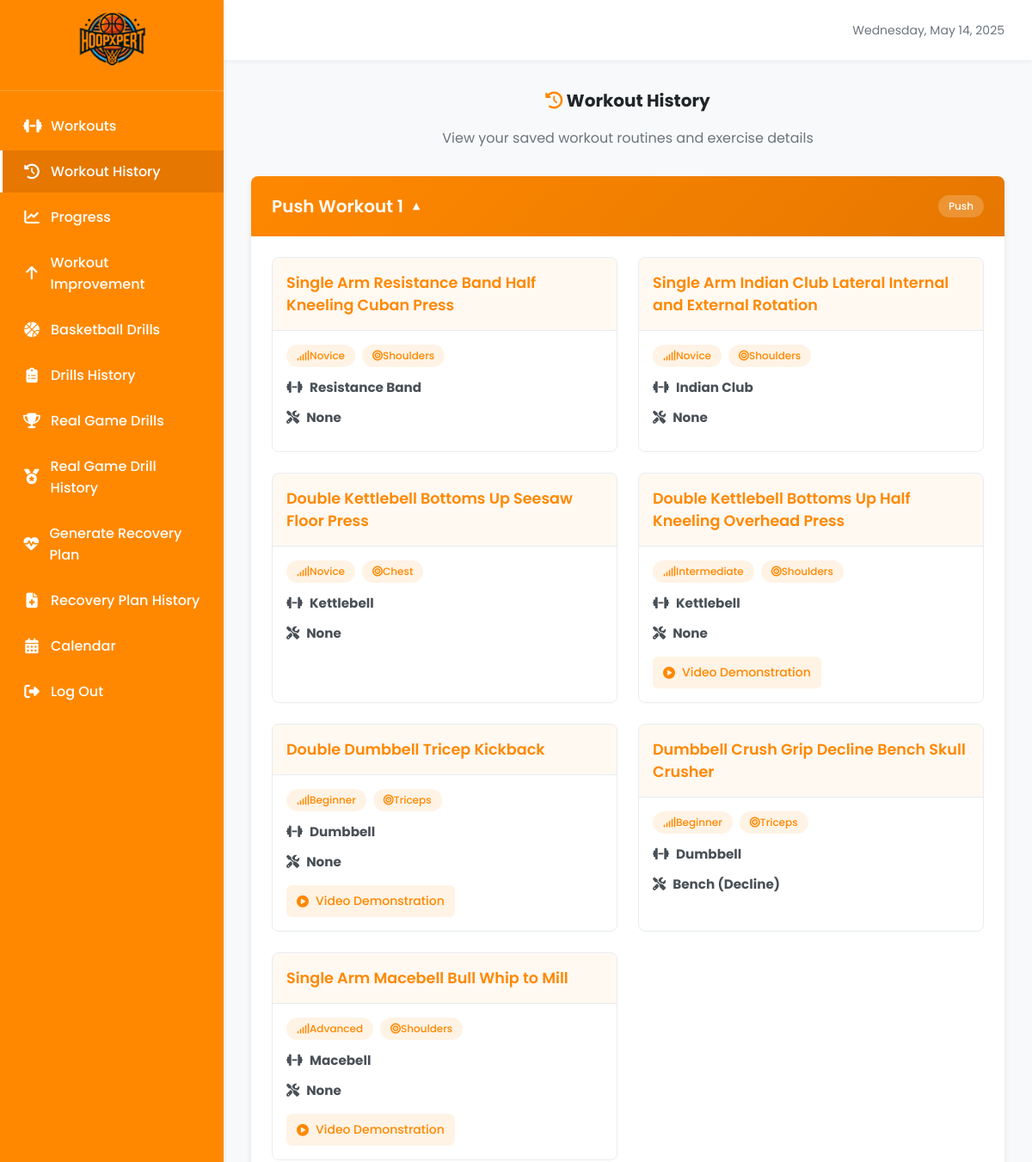
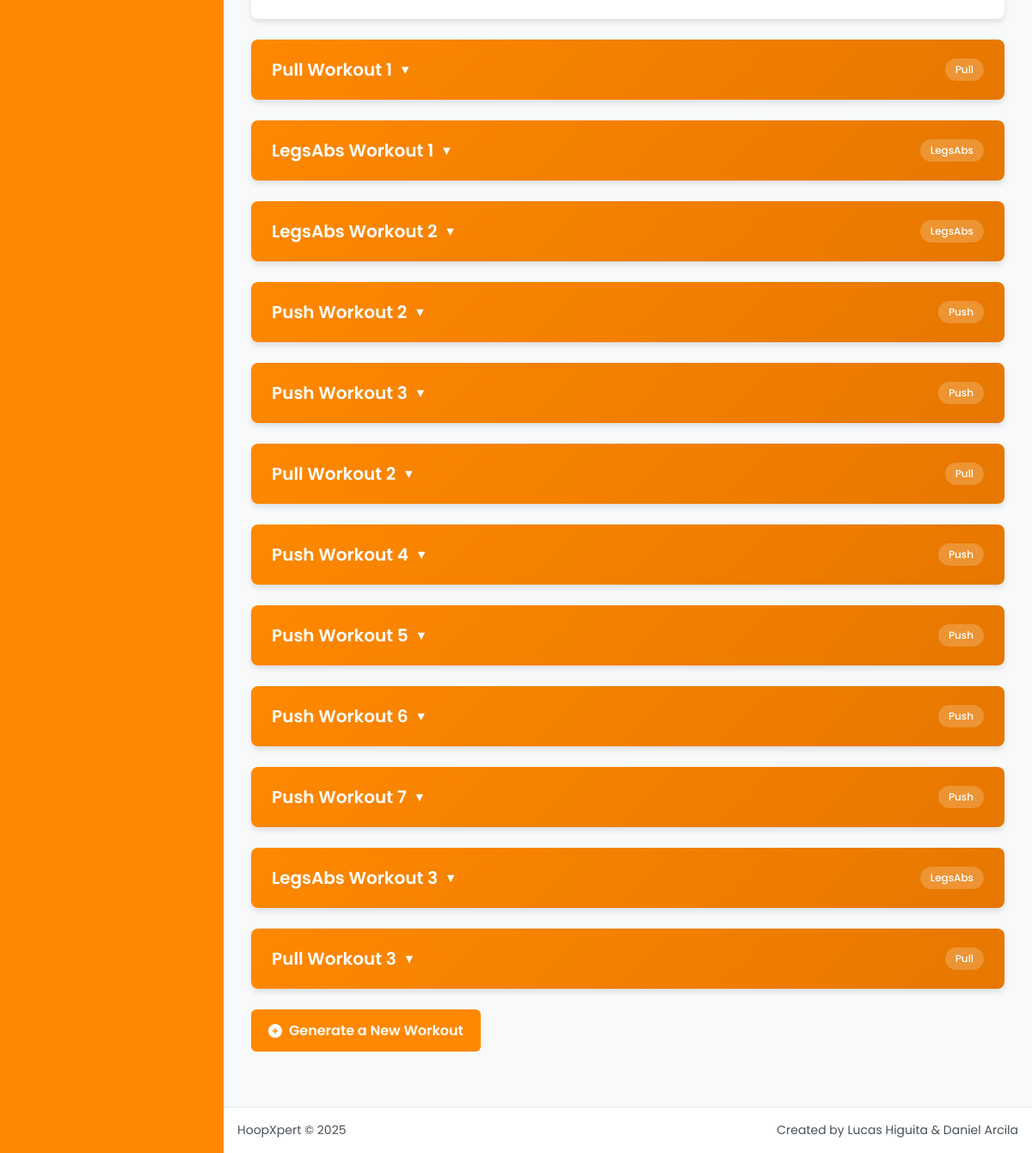
The page /workout_list/ on the database its author committed (2 pictures, top to bottom).
### workout/models.py (models this page shows, shortened)
class Workouts(models.Model):
    WORKOUT_TYPES = [
        ('Push', 'Push'),
        ('Pull', 'Pull'),
        ('Legs/Abs', 'Legs & Abs'),
    ]
    name = models.CharField(max_length=100)  # Puedes generar un nombre tipo "Push Workout 1"
    workout_type = models.CharField(max_length=20, choices=WORKOUT_TYPES)
    exercises = models.ManyToManyField(Exercise)

class Exercise(models.Model):
    exercise_name = models.CharField(max_length=100)
    short_youtube_demonstration = models.URLField(max_length=500, blank=True)
    in_depth_youtube_explanation = models.URLField(max_length=500, blank=True)
    difficulty_level = models.CharField(max_length=50)
    target_muscle_group = models.CharField(max_length=100)
    prime_mover_muscle = models.CharField(max_length=100, blank=True)
    secondary_muscle = models.CharField(max_length=100, blank=True)
    tertiary_muscle = models.CharField(max_length=100, blank=True)
    primary_equipment = models.CharField(max_length=100)
    primary_items = models.PositiveIntegerField(default=0)
    secondary_equipment = models.CharField(max_length=100, blank=True)
    secondary_items = models.PositiveIntegerField(default=0)
    posture = models.CharField(max_length=50)
    single_or_double_arm = models.CharField(max_length=50)
    continuous_or_alternating_arms = models.CharField(max_length=50)
    grip = models.CharField(max_length=50)
    load_position_ending = models.CharField(max_length=100, blank=True)
    continuous_or_alternating_legs = models.CharField(max_length=50)
    foot_elevation = models.CharField(max_length=50)
    combination_exercises = models.CharField(max_length=100)
    movement_pattern_1 = models.CharField(max_length=100)
    movement_pattern_2 = models.CharField(max_length=100, blank=True)
    movement_pattern_3 = models.CharField(max_length=100, blank=True)
    plane_of_motion_1 = models.CharField(max_length=50)
    plane_of_motion_2 = models.CharField(max_length=50, blank=True)
    plane_of_motion_3 = models.CharField(max_length=50, blank=True)
    body_region = models.CharField(max_length=50)
    force_type = models.CharField(max_length=50)
    mechanics = models.CharField(max_length=50)
    laterality = models.CharField(max_length=50)
    primary_exercise_classification = models.CharField(max_length=100)

### workout/views.py (the view)
# urls.py: path('workout_list/', workout_views.workout_list),
def workout_list(request):
    workouts = Workouts.objects.all()
    return render(request, 'workout_list.html', {'workouts': workouts})

### workout/templates/workout_list.html (shortened to what this page needs)
{% extends "base.html" %}
{% block content %}
<div class="workout-history-header">
  <h2 class="text-center fw-bold fs-lg mb-3">
    <i class="fas fa-history text-primary"></i> Workout History
  </h2>
  <p class="text-center text-muted mb-4">View your saved workout routines and exercise details</p>
</div>
<div class="workout-list-container">
  {% if workouts %}
    <div class="workout-list">
      {% for workout in workouts %}
        <div class="workout-item">
          <div class="workout-header">
            <h3 class="workout-title">
              {{ workout.name }}
              <span class="workout-icon">▼</span>
            </h3>
            <span class="workout-type">{{ workout.workout_type }}</span>
          </div>
          <div class="workout-content">
            <div class="exercises-grid">
              {% for exercise in workout.exercises.all %}
                <div class="exercise-card">
                  <div class="exercise-header">
                    <h4 class="exercise-name">{{ exercise.exercise_name }}</h4>
                  </div>
                  <div class="exercise-content">
                    <div class="exercise-info">
                      <span class="badge">
                        <i class="fas fa-signal"></i> {{ exercise.difficulty_level }}
                      </span>
                      <span class="badge">
                        <i class="fas fa-bullseye"></i> {{ exercise.target_muscle_group }}
                      </span>
                    </div>
                    <div class="equipment-info">
                      <i class="fas fa-dumbbell"></i>
                      <strong>{{ exercise.primary_equipment }}</strong>
                    </div>
                    {% if exercise.secondary_equipment %}
                      <div class="equipment-info">
                        <i class="fas fa-tools"></i>
                        <strong>{{ exercise.secondary_equipment }}</strong>
                      </div>
                    {% endif %}
                    {% if exercise.short_youtube_demonstration %}
                      <div class="video-link">
                        <a href="{{ exercise.short_youtube_demonstration }}" target="_blank">
                          <i class="fas fa-play-circle"></i> Video Demonstration
                        </a>
                      </div>
                    {% endif %}
                  </div>
                </div>
              {% endfor %}
            </div>
          </div>
        </div>
      {% endfor %}
    </div>
  {% endif %}
  {% if workouts %}
    <div class="d-flex justify-content-center mt-4">
      <a href="/workout/" class="btn">
        <i class="fas fa-plus-circle"></i> Generate a New Workout
      </a>
    </div>
  {% endif %}
</div>
{% endblock %}

### templates/base.html (style rules this page uses)
:root { --primary: #FF8800; --primary-light: #FFA940; --primary-dark: #E67700; --primary-hover: #FF9922; --secondary: #2C3E50; --background: #F8F9FA; --surface: #FFFFFF; --surface-hover: #F1F3F5; --border: #E9ECEF; --text-primary: #212529; --text-secondary: #495057; --text-muted: #6C757D; --text-light: #FFFFFF; --success: #28A745; --info: #17A2B8; --warning: #FFC107; --danger: #DC3545; --shadow-sm: 0 2px 4px rgba(0, 0, 0, 0.05); --shadow: 0 4px 6px rgba(0, 0, 0, 0.1); --shadow-lg: 0 10px 15px rgba(0, 0, 0, 0.1); --transition: all 0.3s ease; --sidebar-width: 260px; --header-height: 70px; --sidebar-bg: #FF8800; --sidebar-hover: #FF9922; --sidebar-active: #E67700; }
* { box-sizing: border-box; margin: 0; padding: 0; }
body { font-family: 'Poppins', sans-serif; background-color: var(--background); color: var(--text-primary); display: grid; grid-template-areas: "sidebar header" "sidebar main" "sidebar footer"; grid-template-columns: var(--sidebar-width) 1fr; grid-template-rows: var(--header-height) 1fr auto; height: 100vh; overflow: hidden; }
.btn { display: inline-flex; align-items: center; justify-content: center; gap: 0.5rem; padding: 0.75rem 1.25rem; background-color: var(--primary); color: var(--text-light); text-decoration: none; border-radius: 0.375rem; font-weight: 600; transition: var(--transition); border: none; cursor: pointer; }
.text-primary { color: var(--primary); }
.text-muted { color: var(--text-muted); }
.text-center { text-align: center; }
.mb-3 { margin-bottom: 1rem; }
.mb-4 { margin-bottom: 1.5rem; }
.mt-4 { margin-top: 1.5rem; }
.fw-bold { font-weight: 700; }
.fs-lg { font-size: 1.25rem; }
.d-flex { display: flex; }

### workout/templates/workout_list.html (style rules this page uses)
.workout-history-header { margin-bottom: 2rem; }
.workout-list-container { margin-bottom: 2rem; }
.workout-item { background-color: var(--surface); border-radius: 0.5rem; box-shadow: var(--shadow); overflow: hidden; margin-bottom: 1.5rem; transition: var(--transition); }
.workout-header { background: linear-gradient(135deg, var(--primary) 0%, var(--primary-dark) 100%); padding: 1.25rem 1.5rem; cursor: pointer; display: flex; justify-content: space-between; align-items: center; color: white; }
.workout-title { margin: 0; font-size: 1.25rem; font-weight: 600; display: flex; align-items: center; gap: 0.5rem; }
.workout-type { display: inline-flex; align-items: center; padding: 0.25rem 0.75rem; border-radius: 9999px; font-size: 0.75rem; font-weight: 500; background-color: rgba(255, 255, 255, 0.2); color: white; }
.workout-icon { transition: transform 0.3s; font-size: 0.9rem; }
.workout-content { max-height: 0; overflow: hidden; transition: max-height 0.5s ease; padding: 0; }
.workout-item.active .workout-content { max-height: 2000px; padding: 1.5rem; }
.workout-item.active .workout-icon { transform: rotate(180deg); }
.exercises-grid { display: grid; grid-template-columns: repeat(auto-fill, minmax(300px, 1fr)); gap: 1.5rem; }
.exercise-card { background-color: var(--surface); border-radius: 0.5rem; border: 1px solid var(--border); overflow: hidden; transition: var(--transition); height: 100%; }
.exercise-header { padding: 1rem; border-bottom: 1px solid var(--border); background-color: rgba(255, 136, 0, 0.05); }
.exercise-name { margin: 0; font-size: 1.1rem; font-weight: 600; color: var(--primary); }
.exercise-content { padding: 1rem; }
.exercise-info { display: flex; flex-wrap: wrap; gap: 0.5rem; margin-bottom: 0.75rem; }
.badge { display: inline-flex; align-items: center; padding: 0.25rem 0.75rem; border-radius: 9999px; font-size: 0.75rem; font-weight: 500; background-color: rgba(255, 136, 0, 0.1); color: var(--primary); }
.equipment-info { display: flex; align-items: center; gap: 0.5rem; margin-bottom: 0.75rem; color: var(--text-secondary); font-size: 0.95rem; }
.video-link { margin-top: 1rem; }
.video-link a { display: inline-flex; align-items: center; gap: 0.5rem; padding: 0.5rem 0.75rem; border-radius: 0.375rem; font-size: 0.875rem; font-weight: 500; background-color: rgba(255, 136, 0, 0.1); color: var(--primary); text-decoration: none; transition: var(--transition); }

### rows shown on the page
Workouts: name "Push Workout 1", workout_type "Push"
Exercise: exercise_name "Single Arm Resistance Band Half Kneeling Cuban Press", difficulty_level "Novice", target_muscle_group "Shoulders", primary_equipment "Resistance Band", secondary_equipment "None"
Exercise: exercise_name "Single Arm Indian Club Lateral Internal and External Rotation", difficulty_level "Novice", target_muscle_group "Shoulders", primary_equipment "Indian Club", secondary_equipment "None"
Exercise: exercise_name "Double Kettlebell Bottoms Up Seesaw Floor Press", difficulty_level "Novice", target_muscle_group "Chest", primary_equipment "Kettlebell", secondary_equipment "None"
Exercise: exercise_name "Double Kettlebell Bottoms Up Half Kneeling Overhead Press", difficulty_level "Intermediate", target_muscle_group "Shoulders", primary_equipment "Kettlebell", secondary_equipment "None"
Exercise: exercise_name "Double Dumbbell Tricep Kickback", difficulty_level "Beginner", target_muscle_group "Triceps", primary_equipment "Dumbbell", secondary_equipment "None"
Exercise: exercise_name "Dumbbell Crush Grip Decline Bench Skull Crusher", difficulty_level "Beginner", target_muscle_group "Triceps", primary_equipment "Dumbbell", secondary_equipment "Bench (Decline)"
Exercise: exercise_name "Single Arm Macebell Bull Whip to Mill", difficulty_level "Advanced", target_muscle_group "Shoulders", primary_equipment "Macebell", secondary_equipment "None"
Workouts: name "Pull Workout 1", workout_type "Pull"
Workouts: name "LegsAbs Workout 1", workout_type "LegsAbs"
Workouts: name "LegsAbs Workout 2", workout_type "LegsAbs"
Workouts: name "Push Workout 2", workout_type "Push"
Workouts: name "Push Workout 3", workout_type "Push"
Workouts: name "Pull Workout 2", workout_type "Pull"
Workouts: name "Push Workout 4", workout_type "Push"
Workouts: name "Push Workout 5", workout_type "Push"
Workouts: name "Push Workout 6", workout_type "Push"
Workouts: name "Push Workout 7", workout_type "Push"
Workouts: name "LegsAbs Workout 3", workout_type "LegsAbs"
Workouts: name "Pull Workout 3", workout_type "Pull"
